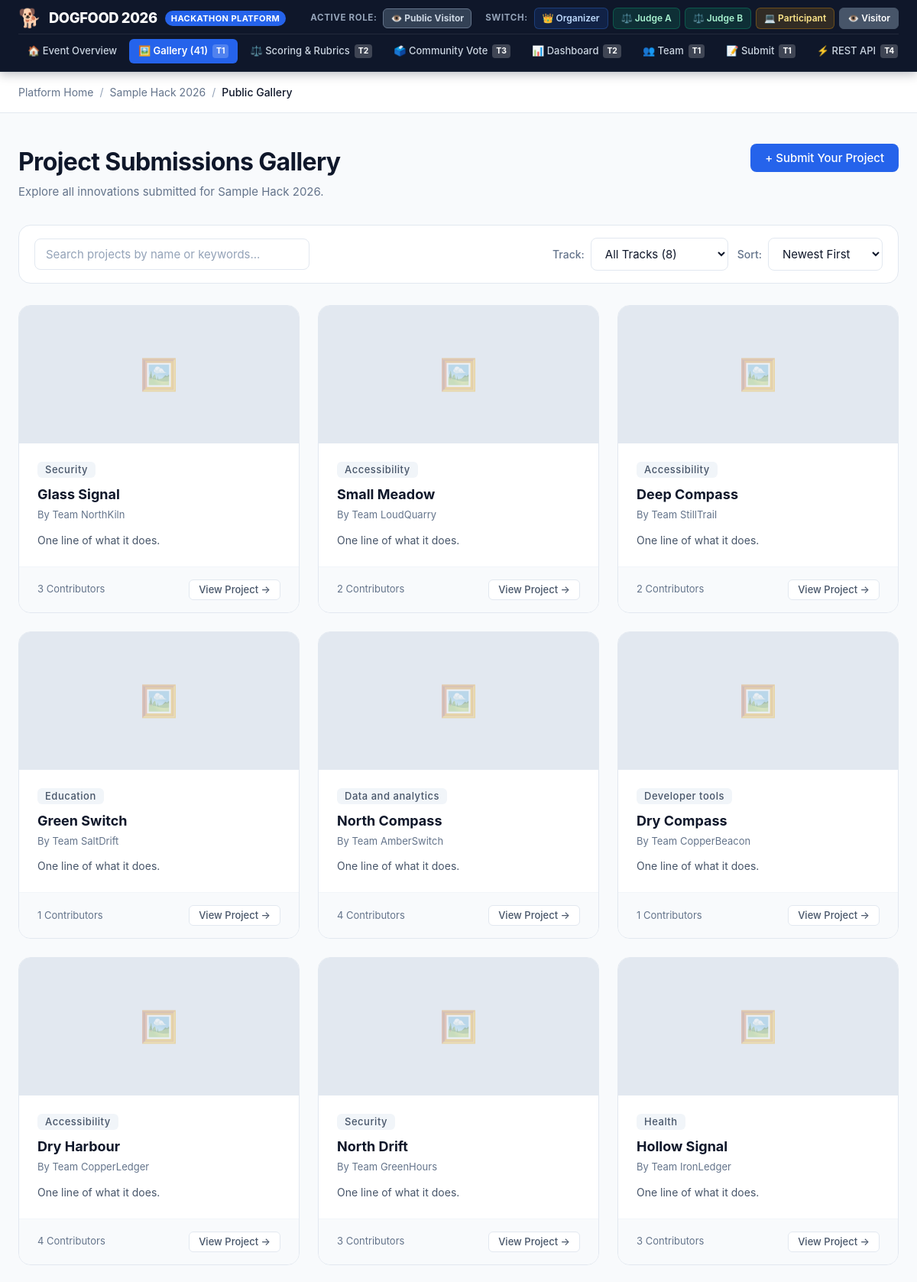
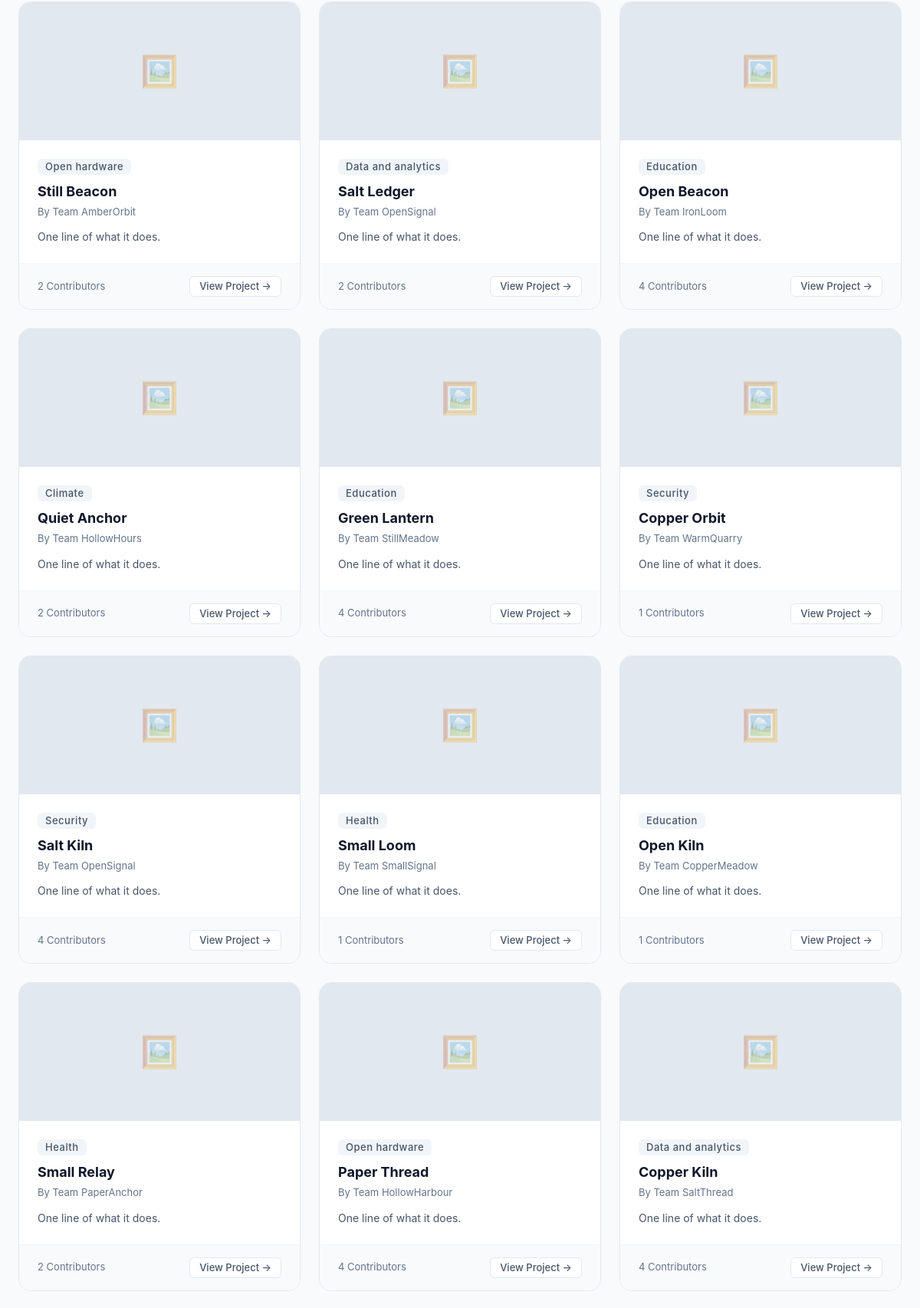
Screenshot of /hackathon/gallery.html (upper part) with the database file from the repository (2 pictures, top to bottom).
### tables this page shows
CREATE TABLE events (
            id TEXT PRIMARY KEY,
            name TEXT,
            submissions_close TEXT
        );

CREATE TABLE projects (
            id TEXT PRIMARY KEY,
            team TEXT,
            track TEXT,
            title TEXT,
            summary TEXT,
            repo_url TEXT,
            submitted_at TEXT
        );

CREATE TABLE tracks (
            id TEXT PRIMARY KEY,
            name TEXT
        );

CREATE TABLE teams (
            id TEXT PRIMARY KEY,
            name TEXT,
            members TEXT
        );

### app.py (the view)
@app.route("/gallery")
@app.route("/hackathon/gallery")
@app.route("/hackathon/gallery.html")
def gallery_view():
    event = get_event_data()
    tracks = get_all_tracks()
    projects = get_all_projects_rich()
    user = get_current_user()
    return render_template(
        "hackathon/gallery.html",
        event=event,
        tracks=tracks,
        projects=projects,
        user=user,
        active_page="gallery",
    )

### app.py (called while the page is built, shortened)
def get_db():
    if "db" not in g:
        g.db = sqlite3.connect(DB_PATH)
        g.db.row_factory = sqlite3.Row
    return g.db

def get_current_user():
    token = request.cookies.get("session")
    if not token:
        raw_cookie = request.headers.get("Cookie") or request.environ.get("HTTP_COOKIE") or ""
        for item in raw_cookie.split(";"):
            item = item.strip()
            if item.startswith("session="):
                token = item.split("=", 1)[1].strip()
                break
    if not token and "Authorization" in request.headers:
        auth = request.headers.get("Authorization", "").strip()
        if auth.startswith("Bearer "):
            token = auth[7:].strip()
        elif auth.startswith("Token "):
            token = auth[6:].strip()
    if not token:
        return None

def get_event_data():
    db = get_db()
    cur = db.execute("SELECT * FROM events LIMIT 1")
    event = cur.fetchone()
    if event:
        return dict(event)
    return {
        "id": "evt_01",
        "name": "Sample Hack 2026",
        "submissions_close": "2026-03-01T18:00:00Z",
    }

def get_all_tracks():
    db = get_db()
    cur = db.execute("SELECT * FROM tracks")
    return [dict(r) for r in cur.fetchall()]

def get_all_projects_rich():
    db = get_db()
    cur = db.execute(
        """SELECT p.*, t.name AS track_name, tm.name AS team_name, tm.members AS members_json
           FROM projects p
           LEFT JOIN tracks t ON p.track = t.id
           LEFT JOIN teams tm ON p.team = tm.id
           ORDER BY p.id"""
    )
    projects = []
    for r in cur.fetchall():
        d = dict(r)
        try:
            members = json.loads(d.get("members_json") or "[]")
        except Exception:
            members = []
        d["members"] = members
        d["member_count"] = len(members)
        projects.append(d)
    return projects

@app.context_processor
def inject_global_template_vars():
    return {
        "current_user": get_current_user(),
        "event_global": get_event_data(),
    }

### templates/hackathon/gallery.html (shortened to what this page needs)
<!DOCTYPE html>
<html lang="en">
<head>
  <link rel="stylesheet" href="/css/styles.css">
  <link rel="stylesheet" href="/css/components.css">
</head>
<body>
  {% include 'nav_header.html' %}
  <div class="page-header-strip">
    <div class="container">
      <div class="breadcrumbs">
        <a href="/">Platform Home</a>
        <span class="breadcrumb-sep">/</span>
        <a href="/">{{ event.name }}</a>
        <span class="breadcrumb-sep">/</span>
        <span class="breadcrumb-current">Public Gallery</span>
      </div>
    </div>
  </div>
  <main style="padding: 40px 0 80px;">
    <div class="container">
      <div style="display: flex; justify-content: space-between; align-items: flex-start; flex-wrap: wrap; gap: 16px;">
        <div>
          <h1 style="font-size: 2rem; font-weight: 700; color: var(--color-text-title); letter-spacing: -0.02em;">Project Submissions Gallery</h1>
          <p style="color: var(--color-text-muted); font-size: 0.9375rem; margin-top: 4px;">Explore all innovations submitted for {{ event.name }}.</p>
        </div>
        <div style="display: flex; gap: 12px;">
          <a href="submit.html" class="btn btn-primary">+ Submit Your Project</a>
        </div>
      </div>
      <div class="gallery-filter-bar">
        <div style="flex: 1; min-width: 240px; max-width: 360px;">
          <input type="text" class="form-input" placeholder="Search projects by name or keywords..." id="gallery-search-input">
        </div>
        <div class="filter-controls-group">
          <div style="display: flex; align-items: center; gap: 8px;">
            <label for="track-filter" style="font-size: 0.875rem; color: var(--color-text-muted); font-weight: 500;">Track:</label>
            <select id="track-filter" class="form-select" style="width: 180px;">
              <option value="all">All Tracks ({{ tracks|length }})</option>
            </select>
          </div>
          <div style="display: flex; align-items: center; gap: 8px;">
            <label for="sort-filter" style="font-size: 0.875rem; color: var(--color-text-muted); font-weight: 500;">Sort:</label>
            <select id="sort-filter" class="form-select" style="width: 150px;">
              <option value="newest">Newest First</option>
            </select>
          </div>
        </div>
      </div>
      {% if projects %}
      <div class="card-grid">
        {% for project in projects %}
        <article class="card card-clickable">
          <div style="height: 180px; background-color: #E2E8F0; display: flex; align-items: center; justify-content: center; position: relative;">
            <span style="font-size: 2.5rem; opacity: 0.3;">🖼️</span>
          </div>
          <div class="card-body">
            <div style="display: flex; gap: 6px; margin-bottom: 8px;">
              <span class="badge badge-track">{{ project.track_name }}</span>
            </div>
            <h3 style="font-size: 1.125rem; font-weight: 700; color: var(--color-text-title); margin-bottom: 4px;">
              <a href="project-detail.html?id={{ project.id }}">{{ project.title }}</a>
            </h3>
            <p style="font-size: 0.8125rem; color: var(--color-text-muted); margin-bottom: 12px;">By Team {{ project.team_name }}</p>
            <p style="font-size: 0.875rem; color: var(--color-text-body); line-height: 1.5;">{{ project.summary }}</p>
          </div>
          <div class="card-footer">
            <span style="font-size: 0.8125rem; color: var(--color-text-muted);">{{ project.member_count }} Contributors</span>
            <a href="project-detail.html?id={{ project.id }}" class="btn btn-sm btn-outline">View Project →</a>
          </div>
        </article>
        {% endfor %}
      </div>
      {% endif %}
    </div>
  </main>
</body>
</html>

### templates/hackathon/gallery.html (style rules this page uses)
.gallery-filter-bar { display: flex; align-items: center; justify-content: space-between; flex-wrap: wrap; gap: 16px; margin: 32px 0 28px; padding: 16px 20px; background-color: #FFFFFF; border: 1px solid var(--color-border); border-radius: var(--radius-xl); }
.filter-controls-group { display: flex; align-items: center; gap: 12px; flex-wrap: wrap; }

### rows the page displays
events: name "Sample Hack 2026"
projects: track_name "Security", title "Glass Signal", team_name "NorthKiln", summary "One line of what it does.", member_count "3"
projects: track_name "Accessibility", title "Small Meadow", team_name "LoudQuarry", summary "One line of what it does.", member_count "2"
projects: track_name "Accessibility", title "Deep Compass", team_name "StillTrail", summary "One line of what it does.", member_count "2"
projects: track_name "Education", title "Green Switch", team_name "SaltDrift", summary "One line of what it does.", member_count "1"
projects: track_name "Data and analytics", title "North Compass", team_name "AmberSwitch", summary "One line of what it does.", member_count "4"
projects: track_name "Developer tools", title "Dry Compass", team_name "CopperBeacon", summary "One line of what it does.", member_count "1"
projects: track_name "Accessibility", title "Dry Harbour", team_name "CopperLedger", summary "One line of what it does.", member_count "4"
projects: track_name "Security", title "North Drift", team_name "GreenHours", summary "One line of what it does.", member_count "3"
projects: track_name "Health", title "Hollow Signal", team_name "IronLedger", summary "One line of what it does.", member_count "3"
projects: track_name "Open hardware", title "Still Beacon", team_name "AmberOrbit", summary "One line of what it does.", member_count "2"
projects: track_name "Data and analytics", title "Salt Ledger", team_name "OpenSignal", summary "One line of what it does.", member_count "2"
projects: track_name "Education", title "Open Beacon", team_name "IronLoom", summary "One line of what it does.", member_count "4"
projects: track_name "Climate", title "Quiet Anchor", team_name "HollowHours", summary "One line of what it does.", member_count "2"
projects: track_name "Education", title "Green Lantern", team_name "StillMeadow", summary "One line of what it does.", member_count "4"
projects: track_name "Security", title "Copper Orbit", team_name "WarmQuarry", summary "One line of what it does.", member_count "1"
projects: track_name "Security", title "Salt Kiln", team_name "OpenSignal", summary "One line of what it does.", member_count "4"
projects: track_name "Health", title "Small Loom", team_name "SmallSignal", summary "One line of what it does.", member_count "1"
projects: track_name "Education", title "Open Kiln", team_name "CopperMeadow", summary "One line of what it does.", member_count "1"
projects: track_name "Health", title "Small Relay", team_name "PaperAnchor", summary "One line of what it does.", member_count "2"
projects: track_name "Open hardware", title "Paper Thread", team_name "HollowHarbour", summary "One line of what it does.", member_count "4"
projects: track_name "Data and analytics", title "Copper Kiln", team_name "SaltThread", summary "One line of what it does.", member_count "4"
